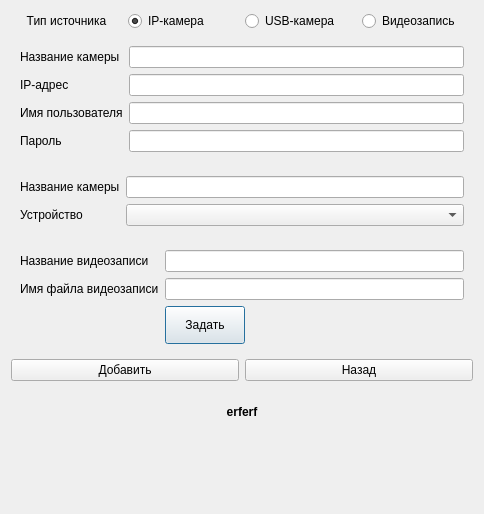
<?xml version="1.0" encoding="UTF-8"?>
<ui version="4.0">
 <class>Newcamera2</class>
 <widget class="QDialog" name="Newcamera2">
  <property name="geometry">
   <rect>
    <x>0</x>
    <y>0</y>
    <width>484</width>
    <height>514</height>
   </rect>
  </property>
  <property name="sizePolicy">
   <sizepolicy hsizetype="Preferred" vsizetype="Minimum">
    <horstretch>0</horstretch>
    <verstretch>0</verstretch>
   </sizepolicy>
  </property>
  <property name="windowTitle">
   <string>Добавление камеры</string>
  </property>
  <property name="modal">
   <bool>true</bool>
  </property>
  <layout class="QVBoxLayout" name="verticalLayout_2">
   <item>
    <layout class="QVBoxLayout" name="verticalLayout">
     <item>
      <layout class="QHBoxLayout" name="horizontalLayout">
       <item>
        <widget class="QLabel" name="label">
         <property name="text">
          <string>Тип источника</string>
         </property>
         <property name="alignment">
          <set>Qt::AlignCenter</set>
         </property>
        </widget>
       </item>
       <item>
        <widget class="QRadioButton" name="radioButtonIpCam">
         <property name="enabled">
          <bool>true</bool>
         </property>
         <property name="text">
          <string>IP-камера</string>
         </property>
         <property name="checkable">
          <bool>true</bool>
         </property>
         <property name="checked">
          <bool>true</bool>
         </property>
        </widget>
       </item>
       <item>
        <widget class="QRadioButton" name="radioButtonUsbCam">
         <property name="text">
          <string>USB-камера</string>
         </property>
        </widget>
       </item>
       <item>
        <widget class="QRadioButton" name="radioButtonVideoTape">
         <property name="text">
          <string>Видеозапись</string>
         </property>
        </widget>
       </item>
      </layout>
     </item>
    </layout>
   </item>
   <item>
    <widget class="QWidget" name="ipGroup" native="true">
     <layout class="QFormLayout" name="ipFormLayout">
      <item row="0" column="0">
       <widget class="QLabel" name="label_2">
        <property name="text">
         <string>Название камеры</string>
        </property>
       </widget>
      </item>
      <item row="0" column="1">
       <widget class="QLineEdit" name="ipCameraLineEdit"/>
      </item>
      <item row="1" column="0">
       <widget class="QLabel" name="label_3">
        <property name="text">
         <string>IP-адрес</string>
        </property>
       </widget>
      </item>
      <item row="1" column="1">
       <widget class="QLineEdit" name="ipAdressLineEdit"/>
      </item>
      <item row="2" column="0">
       <widget class="QLabel" name="label_4">
        <property name="text">
         <string>Имя пользователя</string>
        </property>
       </widget>
      </item>
      <item row="3" column="0">
       <widget class="QLabel" name="label_5">
        <property name="text">
         <string>Пароль</string>
        </property>
       </widget>
      </item>
      <item row="2" column="1">
       <widget class="QLineEdit" name="usernameLineEdit"/>
      </item>
      <item row="3" column="1">
       <widget class="QLineEdit" name="passwordLineEdit"/>
      </item>
     </layout>
    </widget>
   </item>
   <item>
    <widget class="QWidget" name="usbGroup" native="true">
     <layout class="QFormLayout" name="usbFormLayout">
      <item row="0" column="0">
       <widget class="QLabel" name="label_6">
        <property name="text">
         <string>Название камеры</string>
        </property>
       </widget>
      </item>
      <item row="0" column="1">
       <widget class="QLineEdit" name="usbCameraLineEdit"/>
      </item>
      <item row="1" column="0">
       <widget class="QLabel" name="label_7">
        <property name="text">
         <string>Устройство</string>
        </property>
       </widget>
      </item>
      <item row="1" column="1">
       <widget class="QComboBox" name="deviceComboBox"/>
      </item>
     </layout>
    </widget>
   </item>
   <item>
    <widget class="QWidget" name="videoTapeGroup_2" native="true">
     <layout class="QFormLayout" name="videoTapeGroup">
      <item row="2" column="0">
       <widget class="QLabel" name="label_8">
        <property name="text">
         <string>Имя файла видеозаписи</string>
        </property>
       </widget>
      </item>
      <item row="2" column="1">
       <widget class="QLineEdit" name="fileNameLineEdit"/>
      </item>
      <item row="3" column="1">
       <widget class="QPushButton" name="btnFileBrowser">
        <property name="minimumSize">
         <size>
          <width>80</width>
          <height>38</height>
         </size>
        </property>
        <property name="maximumSize">
         <size>
          <width>80</width>
          <height>38</height>
         </size>
        </property>
        <property name="text">
         <string>Задать</string>
        </property>
       </widget>
      </item>
      <item row="0" column="0">
       <widget class="QLabel" name="label_9">
        <property name="text">
         <string>Название видеозаписи</string>
        </property>
       </widget>
      </item>
      <item row="0" column="1">
       <widget class="QLineEdit" name="videoTapeNameLineEdit"/>
      </item>
     </layout>
    </widget>
   </item>
   <item>
    <layout class="QHBoxLayout" name="horizontalLayout_2">
     <item>
      <widget class="QPushButton" name="addCameraButton">
       <property name="text">
        <string>Добавить</string>
       </property>
      </widget>
     </item>
     <item>
      <widget class="QPushButton" name="backButton">
       <property name="text">
        <string>Назад</string>
       </property>
      </widget>
     </item>
    </layout>
   </item>
   <item>
    <widget class="QLabel" name="warningLabel">
     <property name="minimumSize">
      <size>
       <width>0</width>
       <height>50</height>
      </size>
     </property>
     <property name="font">
      <font>
       <weight>75</weight>
       <bold>true</bold>
      </font>
     </property>
     <property name="text">
      <string>erferf</string>
     </property>
     <property name="alignment">
      <set>Qt::AlignCenter</set>
     </property>
    </widget>
   </item>
   <item>
    <spacer name="verticalSpacer">
     <property name="orientation">
      <enum>Qt::Vertical</enum>
     </property>
     <property name="sizeHint" stdset="0">
      <size>
       <width>20</width>
       <height>47</height>
      </size>
     </property>
    </spacer>
   </item>
  </layout>
 </widget>
 <resources/>
 <connections/>
</ui>
